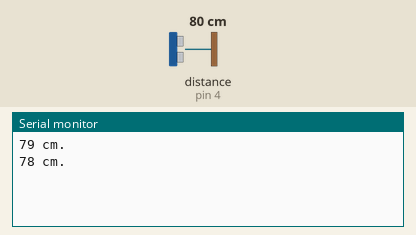
A sketch run on a simulated Arduino Uno, built with avr-gcc and run on an emulated ATmega328P. On the bench: the last lines printed to the serial monitor. Wiring (inferred from the names in the program): ultrasonic range finder: trigger pin 7; echo pin 4. The inputs (shaded band) are chosen by the test bench; at power-on: distance to the obstacle (sensor on pin 4) 80 cm. The echo pulse lasts 58.3 µs per cm.

Above: at 1.2 s.
1.3 s: distance to the obstacle (sensor on pin 4) set to 2 cm
At 1.63 s:
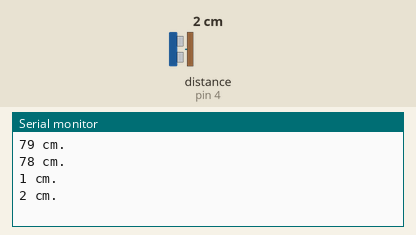
2.8 s: distance to the obstacle (sensor on pin 4) set to 4 cm
At 3.5 s:
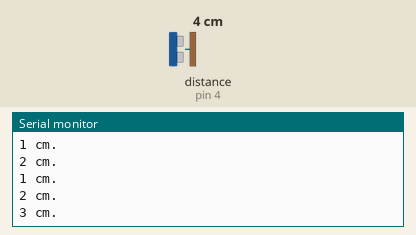
Timing chart, 0 to 5.8 s (numbered marks = the images above; inputs shaded):
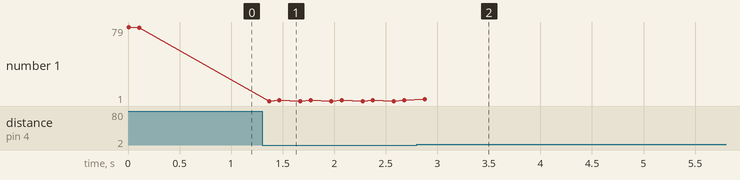

Measured:
- after the input at 1.3 s, the serial monitor: prints a new line after 0.07 s (image 1)
- after the input at 2.8 s, the serial monitor: prints a new line after 0.08 s (image 2)
- plotted number 1: 78 → 2 after the input at 1.3 s, 2 → 3 after the input at 2.8 s

The sketch:

ReglaUltrasonica.ino
```cpp
int echo_regla=4;
int trigger_regla=7;
int temp=0;

void setup(){
  Serial.begin(9600);
  pinMode(trigger_regla,OUTPUT);
  pinMode(echo_regla,INPUT);
  digitalWrite(trigger_regla, LOW);
}

void loop(){
  long t,d;
  digitalWrite(trigger_regla, HIGH);
  delayMicroseconds(10);      //Enviamos un pulso de 10us
  digitalWrite(trigger_regla, LOW);
  t = pulseIn(echo_regla, HIGH); //obtenemos el ancho del pulso
  d = t/59;

  //Serial.println(Serial.available());

  //if (Serial.available())
  //{
    //char dato=Serial.read();
    if(temp!=d){
      ejecucion(d);
      temp=d;
    }
  //}
  delay(100);
}

void ejecucion(long c){
  Serial.print(c);
  Serial.print(" cm.");
  Serial.println();
}
```
